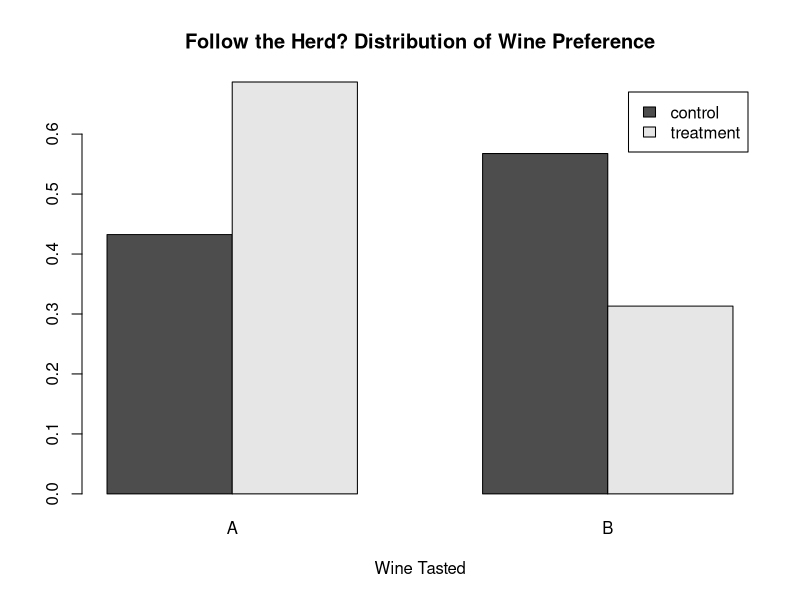
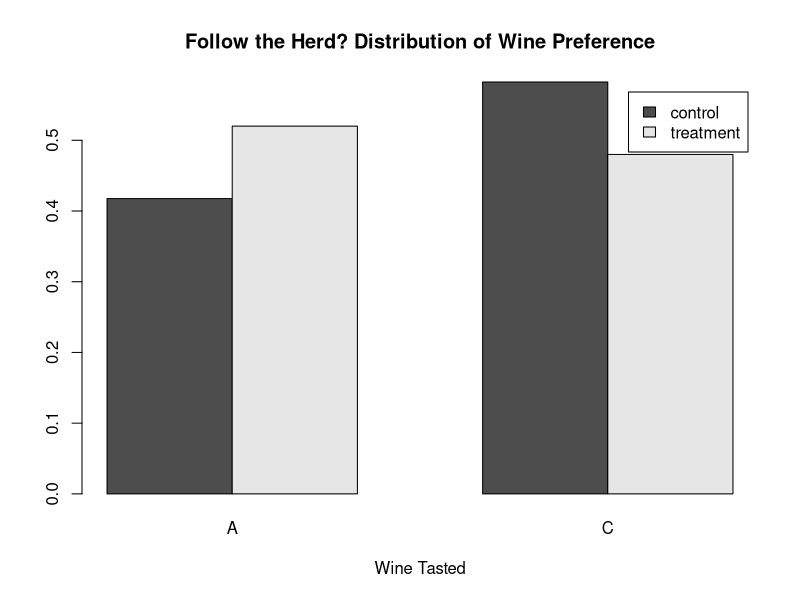
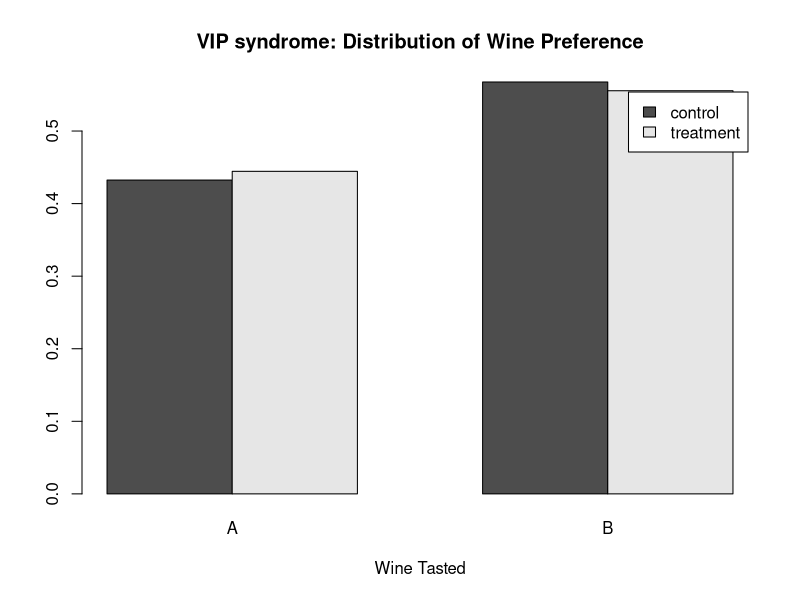
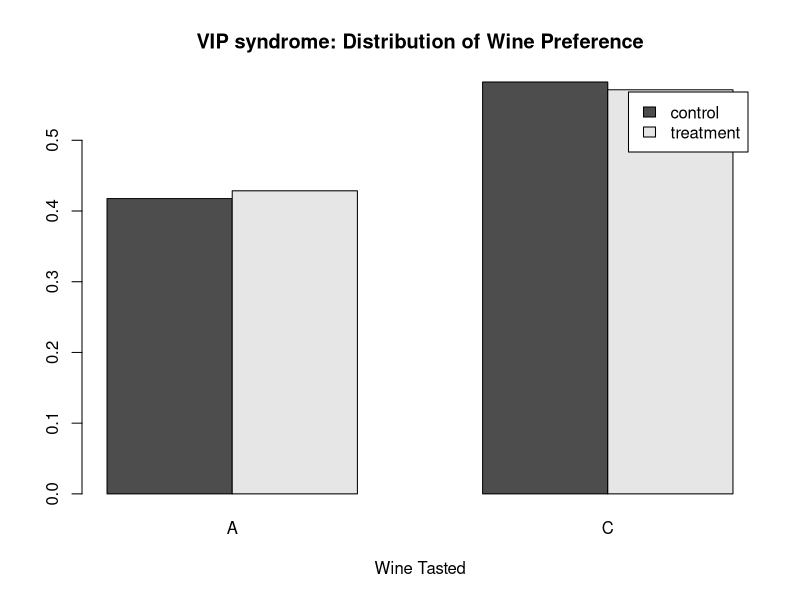
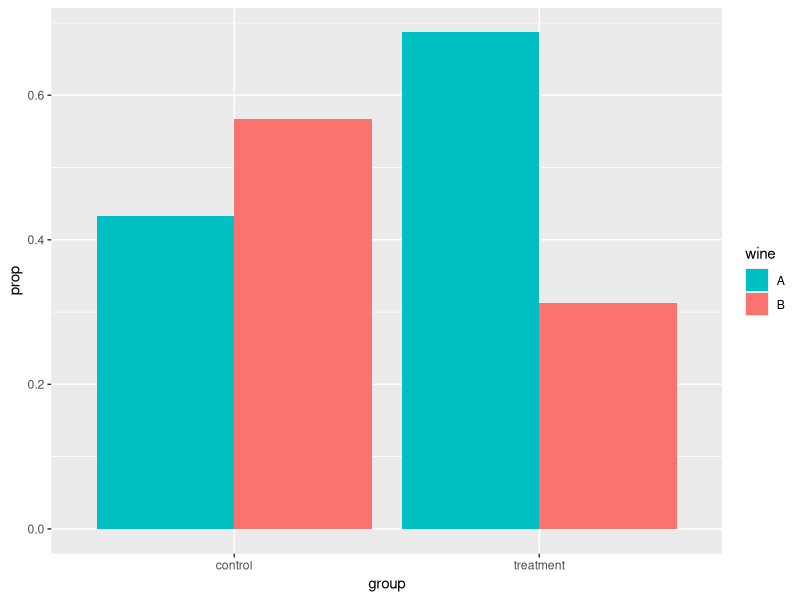
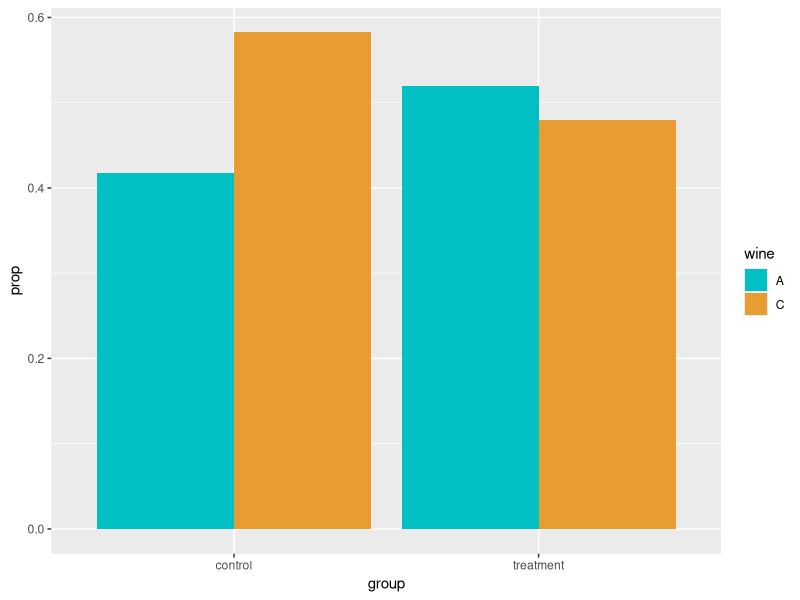
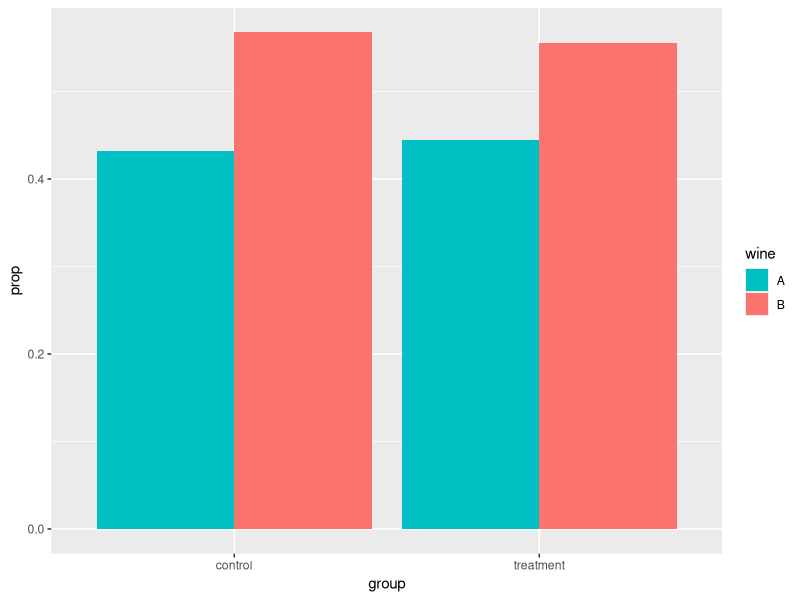
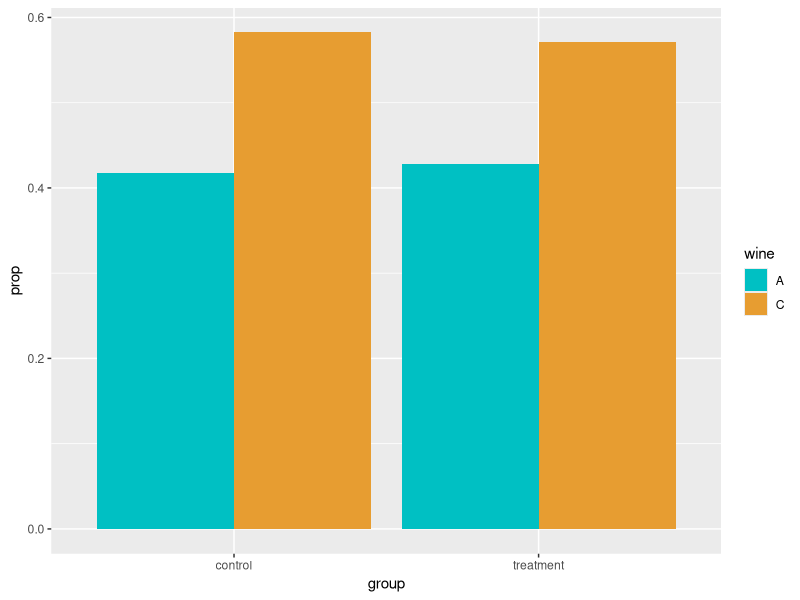

Write R code to recreate these figures, in order.
experiment.one <- read.table("samples/survey_1_2.csv", header = TRUE, sep=",")

# Tables for the follow the herd experiment
AB.herd <- matrix(c(
                    # control A       , treatment A added
                    experiment.one[c(1,3),3] - experiment.one[c(1,3), 5],
                    # control B       , treatment B
                    experiment.one[c(1,3),4]
                    ), nr=2, dimnames=list(c("control", "treatment"), c("A", "B")))

AC.herd <- matrix(c(
                    # control A        , treatment A
                    experiment.one[2,3], experiment.one[4,4],
                    # control C        , treatment C added
                    experiment.one[2,4], experiment.one[4,3] - experiment.one[4,5]
                    ), nr=2, dimnames=list(c("control", "treatment"), c("A", "C")))

# Tables for the follow the vip special access experiment
AB.special <- matrix(c(
                       # control A        , treatment A
                       experiment.one[1,3], experiment.one[5,3],
                       # control B , treatment B special
                       experiment.one[1,4], experiment.one[5,4]
                       ), nr=2, dimnames=list(c("control", "treatment"), c("A", "B")))

AC.special <- matrix(c(
                       # control A        , treatment A
                       experiment.one[2,3], experiment.one[6,3],
                       # control C        , treatment C special
                       experiment.one[2,4], experiment.one[6,4]
                       ), nr=2, dimnames=list(c("control", "treatment"), c("A", "C")))

# Running Analysis on the experiment 1 and 2 results
#   the fisher test produces a more accurate value for p than the chisq.test
#   feel free to change this to chisq.test though
AB.herd.result <- fisher.test(AB.herd)
AC.herd.result <- fisher.test(AC.herd)
AB.special.result <- fisher.test(AB.special)
AC.special.result <- fisher.test(AC.special)

# if p.value < some alpha, then there is a significant association between
#   seeing more votes for one wine and wine preference
#   => to some extent people follow the herd when making judgments of taste
alpha <- 0.05
if(AB.herd.result$p.value < alpha){ "some herdiness" }else{ "unlikely to have herdiness"}
if(AC.herd.result$p.value < alpha){ "some herdiness" }else{ "unlikely to have herdiness"}

#   having a vip special access deal and wine preference
#   => to some extent people are affected by the allusion of special treatment
if(AB.special.result$p.value < alpha){ "vip matters" }else{ "unlikely that vip matters"}
if(AC.special.result$p.value < alpha){ "vip matters" }else{ "unlikely that vip matters"}


library("ggplot2")

dist.AB.herd <- AB.herd / apply(AB.herd, 1, sum)
dist.AC.herd <- AC.herd / apply(AC.herd, 1, sum)
dist.AB.special <- AB.special / apply(AB.special, 1, sum)
dist.AC.special <- AC.special / apply(AC.special, 1, sum)

# These bar charts don't look very good.
barplot(dist.AB.herd, main="Follow the Herd? Distribution of Wine Preference",
        xlab="Wine Tasted",
        legend = rownames(AB.herd), beside=TRUE)
barplot(dist.AC.herd, main="Follow the Herd? Distribution of Wine Preference",
        xlab="Wine Tasted",
        legend = rownames(AC.herd), beside=TRUE)
barplot(dist.AB.special, main="VIP syndrome: Distribution of Wine Preference",
        xlab="Wine Tasted",
        legend = rownames(AB.special), beside=TRUE)
barplot(dist.AC.special, main="VIP syndrome: Distribution of Wine Preference",
        xlab="Wine Tasted",
        legend = rownames(AC.special), beside=TRUE)

# ggplot bar charts (need to add titles and other things legend markers)
nice.plot <- function(exptable, filename="barplot.pdf", fillvals=c("#00C0c3", "#fa736f")) {
  df = data.frame(prop=c(exptable[,1],
                    exptable[,2]),
    group=rownames(exptable),
    wine=rep(colnames(exptable), each=2))

  # do things to change color here or potentially even save to a pdf
  # switch group and wine in this line to change grouping (group by treatment or group by wine)
  ggplot(df, aes(group, prop, fill=wine)) +
    geom_bar(position="dodge",stat="identity") +
        scale_fill_manual(values=fillvals)
  ggsave(filename)
}

# pick the wine colors as represented in the bar graph
wine.A <- "#00C0c3"
wine.B <- "#fa736f"
wine.C <- "#e79d31"

nice.plot(dist.AB.herd, "experiment_1_AB.pdf", c(wine.A, wine.B))
nice.plot(dist.AC.herd, "experiment_1_AC.pdf", c(wine.A, wine.C))
nice.plot(dist.AB.special, "experiment_2_AB.pdf", c(wine.A, wine.B))
nice.plot(dist.AC.special, "experiment_2_AC.pdf", c(wine.A, wine.C))
